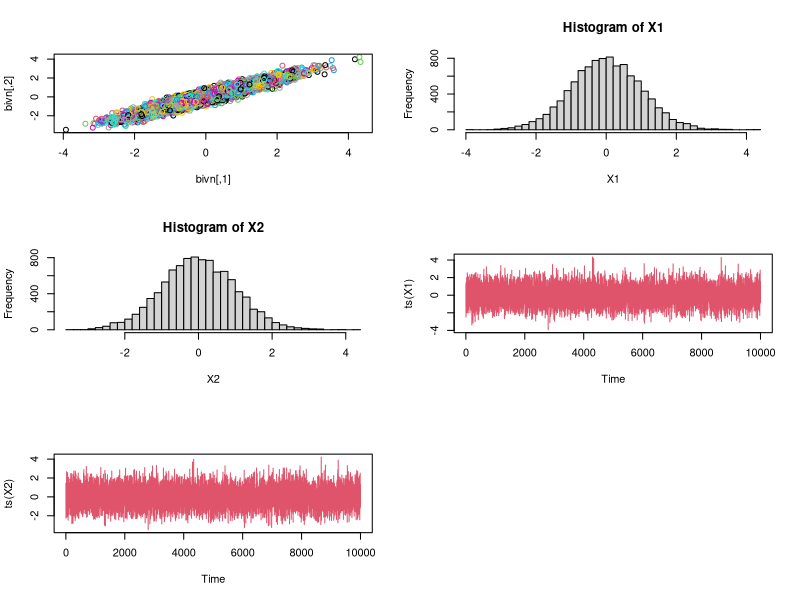
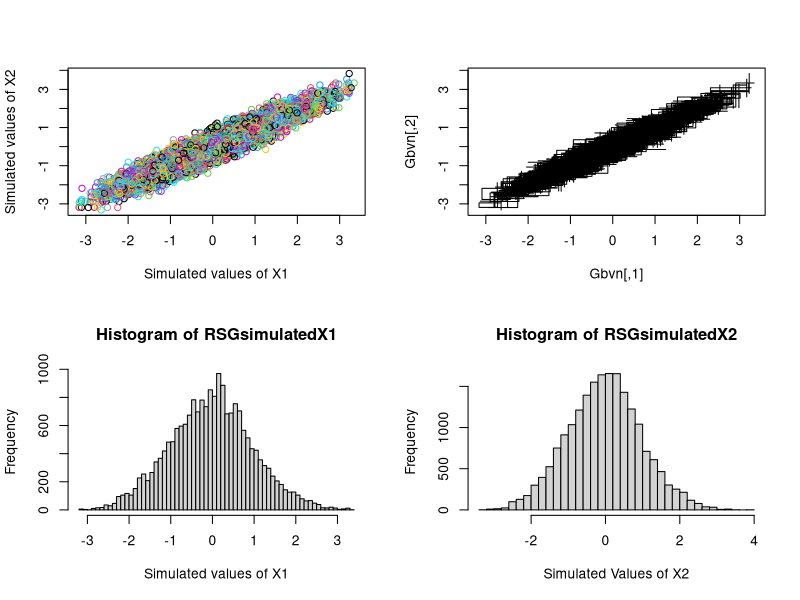
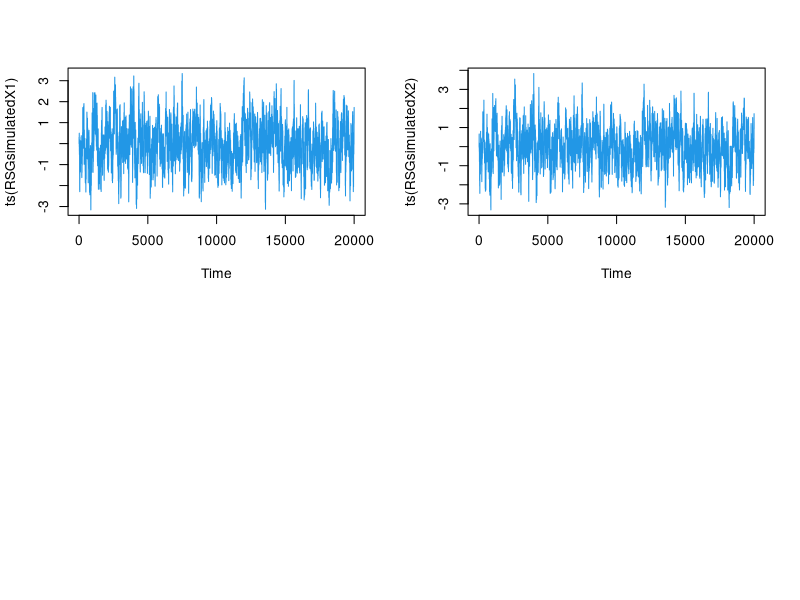
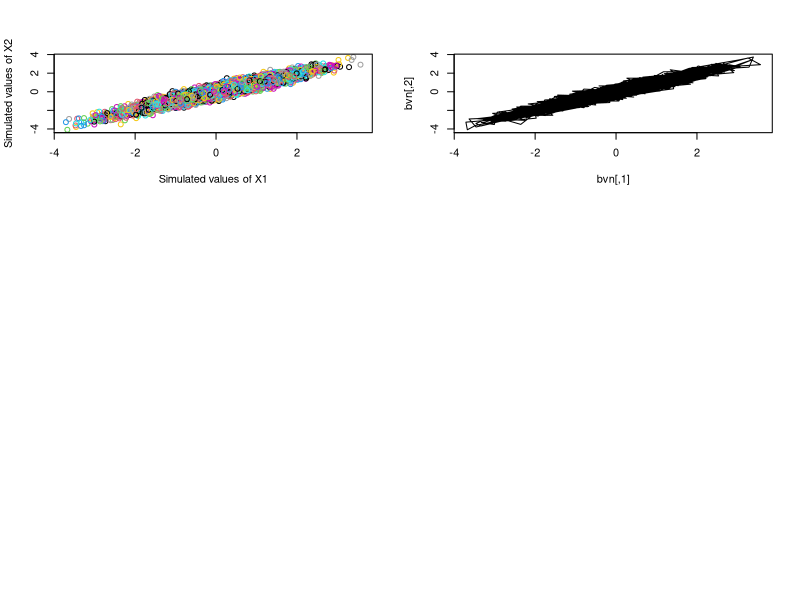

Here is the R script that generated these plots, in order: (Note: this script raises an error after producing the figures.)
#Guided by code from
#http://www.mas.ncl.ac.uk/~ndjw1/teaching/sim/gibbs/gibbs.html
#which was written by Professor Darren Wilkinson

library(MASS)


sig = cbind(c(1,0.95),c(0.95,1))



par(mfrow=c(1,3))
par(mfrow=c(3,2))
bivn = mvrnorm(10000, mu = c(0,0), Sigma = sig)
plot(bivn, col = 1:10000)



X1 = bivn[,1]
X2 = bivn[,2]
hist(X1,50,xlab = "X1")
hist(X2,50, xlab = "X2")

plot(ts(X1), col = 2)
plot(ts(X2), col = 2)

gibbs <- function(x0,y0,n,rho){
  mat = matrix(0,n,2)
  mat[1,]<-c(x0,y0)
  i = 2
  for(i in 2:n){
    w = runif(1,1,2)
    if( w < 1.5){
      x = rnorm(1,rho*mat[i-1,2],sqrt(1-rho^2))
      mat[i,]<-c(x,mat[i-1,2])
    }
    if(w>=1.5){
      y = rnorm(1,rho*mat[i-1,1],sqrt(1-rho^2))
      mat[i,]<-c(mat[i-1,1],y)
    }
    i = i+1
  }
  return(mat)  
}
Gbvn = gibbs(0,0,20000,0.95)
par(mfrow=c(2,2))
plot(Gbvn,col=1:10000, xlab = "Simulated values of X1", ylab = "Simulated values of X2")
plot(Gbvn,type="l")



RSGsimulatedX1 = Gbvn[,1]
RSGsimulatedX2 = Gbvn[,2]
hist(RSGsimulatedX1,50,xlab = "Simulated values of X1")
hist(RSGsimulatedX2,50, xlab = "Simulated Values of X2")

plot(ts(RSGsimulatedX1), col = 4)
plot(ts(RSGsimulatedX2), col = 4)

gibbsseq<-function (n, rho) 
{
  mat <- matrix(ncol = 2, nrow = n)
  x <- 0
  y <- 0
  mat[1, ] <- c(x, y)
  for (i in 2:n) {
    x <- rnorm(1, rho * y, sqrt(1 - rho^2))
    y <- rnorm(1, rho * x, sqrt(1 - rho^2))
    mat[i, ] <- c(x, y)
  }
  mat
}
bvn<-gibbsseq(10000,0.95)
par(mfrow=c(3,2))
plot(bvn,col=1:10000,xlab = "Simulated values of X1", ylab = "Simulated values of X2")
plot(bvn,type="l")
SsimulatedX1 = bvn[,1]
SsimulatedX2 = bvn[,2]
plot(ts(SGsimulatedX1), col = 3)
plot(ts(SGsimulatedX2), col = 3)
SGsimulatedX1 = bvn[,1]
SGsimulatedX2 = bvn[,2]
hist(SGsimulatedX1,50,xlab = "Simulated values of X1")
hist(SGsimulatedX2,50,xlab = "Simulated values of X2")
